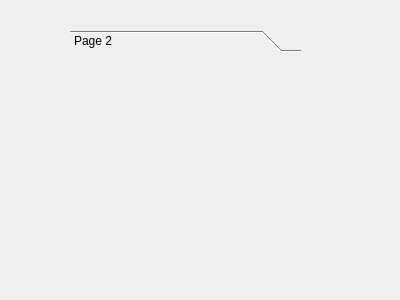
<?xml version="1.0" encoding="UTF-8"?>
<ui version="4.0">
 <class>MessageBox</class>
 <widget class="QDialog" name="MessageBox">
  <property name="geometry">
   <rect>
    <x>0</x>
    <y>0</y>
    <width>400</width>
    <height>300</height>
   </rect>
  </property>
  <property name="windowTitle">
   <string>Dialog</string>
  </property>
  <widget class="QToolBox" name="toolBox">
   <property name="geometry">
    <rect>
     <x>70</x>
     <y>30</y>
     <width>231</width>
     <height>231</height>
    </rect>
   </property>
   <property name="currentIndex">
    <number>0</number>
   </property>
   <widget class="QWidget" name="page_2">
    <property name="geometry">
     <rect>
      <x>0</x>
      <y>0</y>
      <width>231</width>
      <height>210</height>
     </rect>
    </property>
    <attribute name="label">
     <string>Page 2</string>
    </attribute>
   </widget>
  </widget>
 </widget>
 <resources/>
 <connections/>
</ui>
